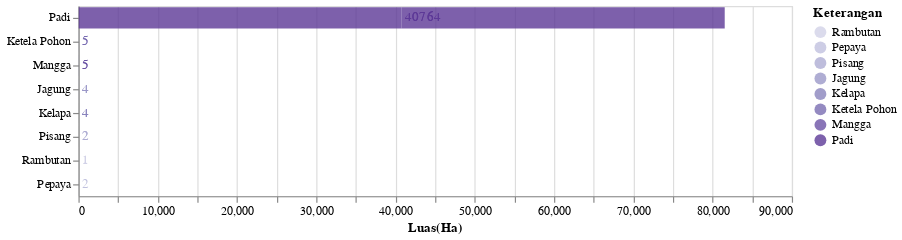

Write notebook code for a chart like this one.
### Markdown cell above
<h2>Sumber Pertanian</h2>

### Code cell
df3 = data1('Luas Pertanian')
df3 = df3.dropna()
plot3 = plot_4(df3,'Luas(Ha)','',600)
plot3

### Figure 1 — Vega-Lite specification as saved in the notebook (floating-point values rounded to 4 significant figures)
{"config": {"view": {"continuousWidth": 400, "continuousHeight": 300}}, "layer": [{"mark": {"type": "bar", "opacity": 0.8}, "encoding": {"color": {"condition": {"type": "ordinal", "field": "Keterangan", "scale": {"scheme": "purples"}, "sort": "x", "selection": "selector113"}, "value": "lightgray"}, "x": {"type": "quantitative", "axis": {"tickMinStep": 1}, "field": "N", "title": "Luas(Ha)"}, "y": {"type": "ordinal", "field": "Keterangan", "sort": "-x", "title": ""}}}, {"mark": {"type": "text", "align": "left", "baseline": "middle", "dx": 3}, "encoding": {"color": {"condition": {"type": "ordinal", "field": "Keterangan", "scale": {"scheme": "purples"}, "sort": "x", "selection": "selector113"}, "value": "lightgray"}, "text": {"type": "quantitative", "field": "N"}, "tooltip": [{"type": "quantitative", "field": "Tahun"}, {"type": "nominal", "field": "Keterangan"}, {"type": "quantitative", "field": "N"}, {"type": "nominal", "field": "Satuan"}], "x": {"type": "quantitative", "axis": {"tickMinStep": 1}, "field": "N", "title": "Luas(Ha)"}, "y": {"type": "ordinal", "field": "Keterangan", "sort": "-x", "title": ""}}, "selection": {"selector135": {"type": "interval", "bind": "scales", "encodings": ["x", "y"]}, "selector113": {"type": "single", "encodings": ["y", "color"]}}}], "data": {"name": "data-e090c75a9ea88f12d21a07a5b4989389"}, "width": 600, "$schema": "https://vega.github.io/schema/vega-lite/v4.8.1.json", "datasets": {"data-e090c75a9ea88f12d21a07a5b4989389": [{"Tahun": 2017, "Kode": 10, "Data": "Luas Pertanian", "Kode Kategori": 10.1, "Kategori": "Padi dan Palawija", "Keterangan": "Padi", "N": 40760.0, "Satuan": "Ha"}, {"Tahun": 2017, "Kode": 10, "Data": "Luas Pertanian", "Kode Kategori": 10.1, "Kategori": "Padi dan Palawija", "Keterangan": "Jagung", "N": 4.0, "Satuan": "Ha"}, {"Tahun": 2017, "Kode": 10, "Data": "Luas Pertanian", "Kode Kategori": 10.1, "Kategori": "Padi dan Palawija", "Keterangan": "Ketela Pohon", "N": 5.0, "Satuan": "Ha"}, {"Tahun": 2017, "Kode": 10, "Data": "Luas Pertanian", "Kode Kategori": 10.3, "Kategori": "Buah", "Keterangan": "Pisang", "N": 2.0, "Satuan": "Ha"}, {"Tahun": 2017, "Kode": 10, "Data": "Luas Pertanian", "Kode Kategori": 10.3, "Kategori": "Buah", "Keterangan": "Mangga", "N": 5.0, "Satuan": "Ha"}, {"Tahun": 2017, "Kode": 10, "Data": "Luas Pertanian", "Kode Kategori": 10.3, "Kategori": "Buah", "Keterangan": "Rambutan", "N": 1.0, "Satuan": "Ha"}, {"Tahun": 2017, "Kode": 10, "Data": "Luas Pertanian", "Kode Kategori": 10.4, "Kategori": "Perkebunan", "Keterangan": "Kelapa", "N": 4.0, "Satuan": "Ha"}, {"Tahun": 2019, "Kode": 10, "Data": "Luas Pertanian", "Kode Kategori": 10.1, "Kategori": "Padi dan Palawija", "Keterangan": "Padi", "N": 40760.0, "Satuan": "Ha"}, {"Tahun": 2019, "Kode": 10, "Data": "Luas Pertanian", "Kode Kategori": 10.1, "Kategori": "Padi dan Palawija", "Keterangan": "Jagung", "N": 4.0, "Satuan": "Ha"}, {"Tahun": 2019, "Kode": 10, "Data": "Luas Pertanian", "Kode Kategori": 10.1, "Kategori": "Padi dan Palawija", "Keterangan": "Ketela Pohon", "N": 5.0, "Satuan": "Ha"}, {"Tahun": 2019, "Kode": 10, "Data": "Luas Pertanian", "Kode Kategori": 10.3, "Kategori": "Buah", "Keterangan": "Pisang", "N": 2.0, "Satuan": "Ha"}, {"Tahun": 2019, "Kode": 10, "Data": "Luas Pertanian", "Kode Kategori": 10.3, "Kategori": "Buah", "Keterangan": "Pepaya", "N": 2.0, "Satuan": "Ha"}, {"Tahun": 2019, "Kode": 10, "Data": "Luas Pertanian", "Kode Kategori": 10.3, "Kategori": "Buah", "Keterangan": "Mangga", "N": 5.0, "Satuan": "Ha"}, {"Tahun": 2019, "Kode": 10, "Data": "Luas Pertanian", "Kode Kategori": 10.3, "Kategori": "Buah", "Keterangan": "Rambutan", "N": 1.0, "Satuan": "Ha"}, {"Tahun": 2019, "Kode": 10, "Data": "Luas Pertanian", "Kode Kategori": 10.4, "Kategori": "Perkebunan", "Keterangan": "Kelapa", "N": 4.0, "Satuan": "Ha"}]}}
